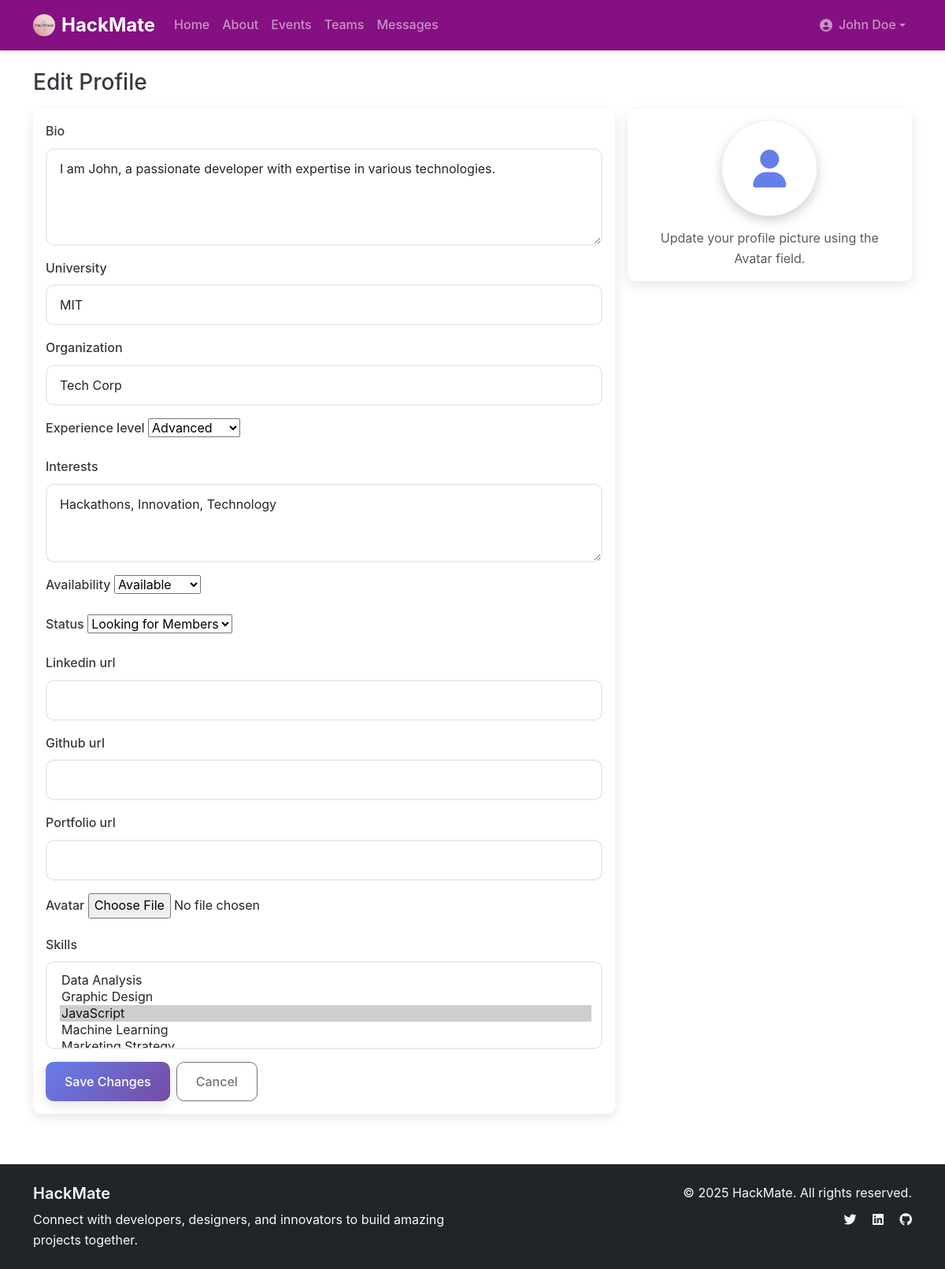
The app's page /profile/edit/ (signed in) with its own data.
### users/models.py (models this page shows, shortened)
class CustomUser(AbstractUser):
    email = models.EmailField(unique=True)
    username = models.CharField(max_length=150, blank=True, null=True)
    USERNAME_FIELD = 'email'
    REQUIRED_FIELDS = ['username']

class UserProfile(models.Model):
    user = models.OneToOneField(CustomUser, on_delete=models.CASCADE, related_name='profile')
    bio = models.TextField(max_length=500, blank=True)
    university = models.CharField(max_length=200, blank=True)
    organization = models.CharField(max_length=200, blank=True)
    experience_level = models.CharField(max_length=20, choices=[
        ('beginner', 'Beginner'),
        ('intermediate', 'Intermediate'),
        ('advanced', 'Advanced'),
        ('expert', 'Expert'),
    ], default='beginner')
    interests = models.TextField(max_length=500, blank=True)
    availability = models.CharField(max_length=20, choices=[
        ('available', 'Available'),
        ('busy', 'Busy'),
        ('unavailable', 'Unavailable'),
    ], default='available')
    status = models.CharField(max_length=20, choices=[
        ('looking_for_team', 'Looking for Team'),
        ('looking_for_members', 'Looking for Members'),
        ('not_looking', 'Not Looking'),
    ], default='not_looking')
    linkedin_url = models.URLField(blank=True)
    github_url = models.URLField(blank=True)
    portfolio_url = models.URLField(blank=True)
    avatar = models.ImageField(upload_to='avatars/', blank=True, null=True)
    skills = models.ManyToManyField(Skill, blank=True)
    created_at = models.DateTimeField(auto_now_add=True)
    updated_at = models.DateTimeField(auto_now=True)
    class Meta:
        ordering = ['-created_at']

### core/views.py (the view)
# urls.py: path('profile/edit/', views.edit_profile, name='edit_profile'),
@login_required
def edit_profile(request):
    from users.models import UserProfile
    profile, _ = UserProfile.objects.get_or_create(user=request.user)
    if request.method == 'POST':
        form = ProfileForm(request.POST, request.FILES, instance=profile)
        if form.is_valid():
            form.save()
            return redirect('profile')
    else:
        form = ProfileForm(instance=profile)
    return render(request, 'core/profile_edit.html', {'form': form})

### users/forms.py
class ProfileForm(forms.ModelForm):
    class Meta:
        model = UserProfile
        fields = [
            'bio', 'university', 'organization', 'experience_level',
            'interests', 'availability', 'status', 'linkedin_url', 'github_url',
            'portfolio_url', 'avatar', 'skills'
        ]
        widgets = {
            'bio': forms.Textarea(attrs={'class': 'form-control', 'rows': 4}),
            'university': forms.TextInput(attrs={'class': 'form-control'}),
            'organization': forms.TextInput(attrs={'class': 'form-control'}),
            'interests': forms.Textarea(attrs={'class': 'form-control', 'rows': 3}),
            'linkedin_url': forms.URLInput(attrs={'class': 'form-control'}),
            'github_url': forms.URLInput(attrs={'class': 'form-control'}),
            'portfolio_url': forms.URLInput(attrs={'class': 'form-control'}),
            'skills': forms.SelectMultiple(attrs={'class': 'form-select'}),
        }

### users/models.py (called while the page is built)
    def __str__(self):
        return self.name

### templates/core/profile_edit.html (shortened to what this page needs)
{% extends "base.html" %}
{% block content %}
    <h1 class="h3 mb-3">Edit Profile</h1>
    <form method="post" enctype="multipart/form-data" class="needs-validation" novalidate>
        <div class="row g-3">
            <div class="col-lg-8">
                <div class="card mb-3">
                    <div class="card-body">
                        {% for field in form %}
                            <div class="mb-3">
                                <label class="form-label" for="id_{{ field.name }}">{{ field.label }}</label>
                                {{ field }}
                            </div>
                        {% endfor %}
                        <div class="d-flex gap-2">
                            <button class="btn btn-primary" type="submit">Save Changes</button>
                            <a class="btn btn-outline-secondary" href="{% url 'profile' %}">Cancel</a>
                        </div>
                    </div>
                </div>
            </div>
            <div class="col-lg-4">
                <div class="card">
                    <div class="card-body text-center">
                        <div class="profile-avatar mb-3">
                            {% if request.user.profile.avatar %}
                                <img src="{{ request.user.profile.avatar.url }}" class="img-fluid rounded-circle" style="width: 120px; height: 120px; object-fit: cover;">
                            {% else %}
                                <i class="fas fa-user"></i>
                            {% endif %}
                        </div>
                        <p class="text-muted mb-0">Update your profile picture using the Avatar field.</p>
                    </div>
                </div>
            </div>
        </div>
    </form>
{% endblock %}

### templates/base.html (shortened to what this page needs)
<!DOCTYPE html>
<html lang="en">
<head>
    {% load static %}
    <link href="https://cdn.jsdelivr.net/npm/bootstrap@5.3.0/dist/css/bootstrap.min.css" rel="stylesheet">
    <link rel="stylesheet" href="https://cdnjs.cloudflare.com/ajax/libs/font-awesome/6.4.0/css/all.min.css">
    <link rel="stylesheet" href="/static/css/style.css">
</head>
<body class="{% block body_class %}{% endblock %}">
    <nav class="navbar navbar-expand-lg navbar-dark" style="background-color:#851081;">
        <div class="container">
            <a class="navbar-brand d-flex align-items-center" href="{% url 'home' %}">
                <img src="{% static 'images/logo.png' %}" alt="HackMate" class="me-2 rounded-circle" style="height:28px; width:28px; object-fit:cover;">
                <span style="font-size:1.5rem; font-weight:700;">HackMate</span>
            </a>
            <div class="collapse navbar-collapse" id="navbarNav">
                <ul class="navbar-nav me-auto">
                    <li class="nav-item">
                        <a class="nav-link" href="{% url 'home' %}">Home</a>
                    </li>
                    <li class="nav-item">
                        <a class="nav-link" href="{% url 'about' %}">About</a>
                    </li>
                    {% if user.is_authenticated %}
                        <li class="nav-item">
                            <a class="nav-link" href="{% url 'events' %}">Events</a>
                        </li>
                        <li class="nav-item">
                            <a class="nav-link" href="{% url 'teams' %}">Teams</a>
                        </li>
                        <li class="nav-item">
                            <a class="nav-link" href="{% url 'messages_inbox' %}">Messages</a>
                        </li>
                    {% endif %}
                </ul>
                <ul class="navbar-nav">
                    {% if user.is_authenticated %}
                        <li class="nav-item dropdown">
                            <a class="nav-link dropdown-toggle d-flex align-items-center" href="#" id="navbarDropdown" role="button" data-bs-toggle="dropdown">
                                {% if user.profile and user.profile.avatar %}
                                    <img src="{{ user.profile.avatar.url }}" alt="" class="rounded-circle me-2" style="height:28px; width:28px; object-fit:cover;">
                                {% else %}
                                    <i class="fas fa-user-circle me-2"></i>
                                {% endif %}
                                {{ user.get_full_name|default:user.username|default:user.email }}
                            </a>
                        </li>
                    {% endif %}
                </ul>
            </div>
        </div>
    </nav>
    <main class="container my-4">
        {% block content %}{% endblock %}
    </main>
    <footer class="bg-dark text-light py-4 mt-5">
        <div class="container">
            <div class="row">
                <div class="col-md-6">
                    <h5>HackMate</h5>
                    <p class="mb-0">Connect with developers, designers, and innovators to build amazing projects together.</p>
                </div>
                <div class="col-md-6 text-md-end">
                    <p class="mb-0">&copy; 2025 HackMate. All rights reserved.</p>
                    <div class="mt-2">
                        <a href="#" class="text-light me-3"><i class="fab fa-twitter"></i></a>
                        <a href="#" class="text-light me-3"><i class="fab fa-linkedin"></i></a>
                        <a href="#" class="text-light"><i class="fab fa-github"></i></a>
                    </div>
                </div>
            </div>
        </div>
    </footer>
</body>
</html>

### static/css/style.css (style rules this page uses)
:root { --primary-color: #667eea; --secondary-color: #764ba2; --accent-color: #f093fb; --success-color: #28a745; --warning-color: #ffc107; --danger-color: #dc3545; --light-color: #f8f9fa; --dark-color: #343a40; --text-muted: #6c757d; --border-radius: 10px; --box-shadow: 0 5px 15px rgba(0,0,0,0.1); --transition: all 0.3s ease; }
body { font-family: 'Inter', -apple-system, BlinkMacSystemFont, 'Segoe UI', Roboto, sans-serif; line-height: 1.6; color: var(--dark-color); }
h1, h2, h3, h4, h5, h6 { font-weight: 600; line-height: 1.3; }
.btn { border-radius: var(--border-radius); font-weight: 500; transition: var(--transition); padding: 0.75rem 1.5rem; }
.btn-primary { background: linear-gradient(135deg, var(--primary-color) 0%, var(--secondary-color) 100%); border: none; box-shadow: var(--box-shadow); }
.card { border: none; border-radius: var(--border-radius); box-shadow: var(--box-shadow); transition: var(--transition); }
.form-control, .form-select { border-radius: var(--border-radius); border: 2px solid #e9ecef; transition: var(--transition); padding: 0.75rem 1rem; }
.form-label { font-weight: 500; color: var(--dark-color); margin-bottom: 0.5rem; }
.navbar { box-shadow: 0 2px 10px rgba(0,0,0,0.1); }
.navbar-brand { font-weight: 700; font-size: 1.5rem; }
.nav-link { font-weight: 500; transition: var(--transition); }
.profile-avatar { width: 120px; height: 120px; border-radius: 50%; background: white; display: flex; align-items: center; justify-content: center; font-size: 3rem; color: var(--primary-color); margin: 0 auto 1rem; border: 4px solid white; box-shadow: 0 5px 15px rgba(0,0,0,0.2); }

### records on screen
CustomUser: get_full_name "John Doe"
UserProfile: form "I am John, a passionate developer with expertise in various technologies." "MIT" "Tech Corp" "Advanced" "Hackathons, Innovation, Technology" "Available" "Looking for Members"

### other values on screen
{{ field.label }} "Bio" "University" "Organization" "Experience level" "Interests" "Availability" "Status" "Linkedin url" "Github url" "Portfolio url" "Avatar" "Skills"
